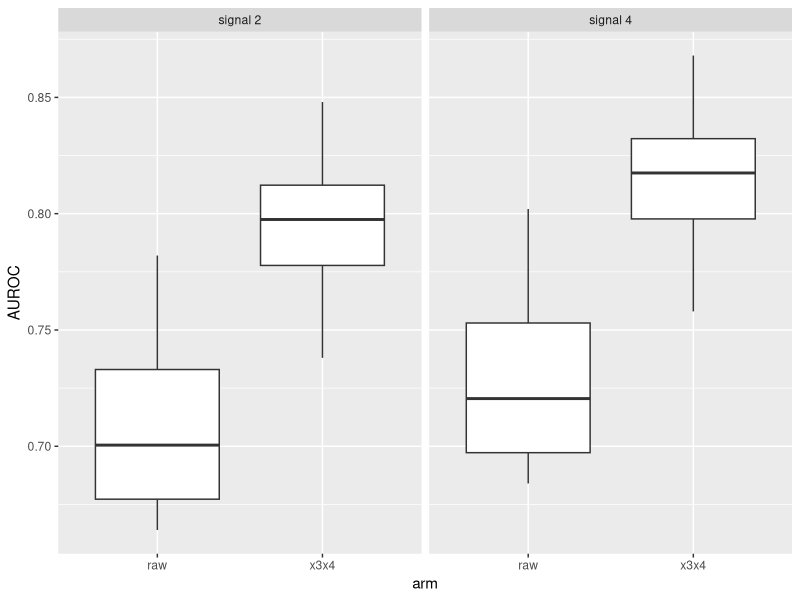
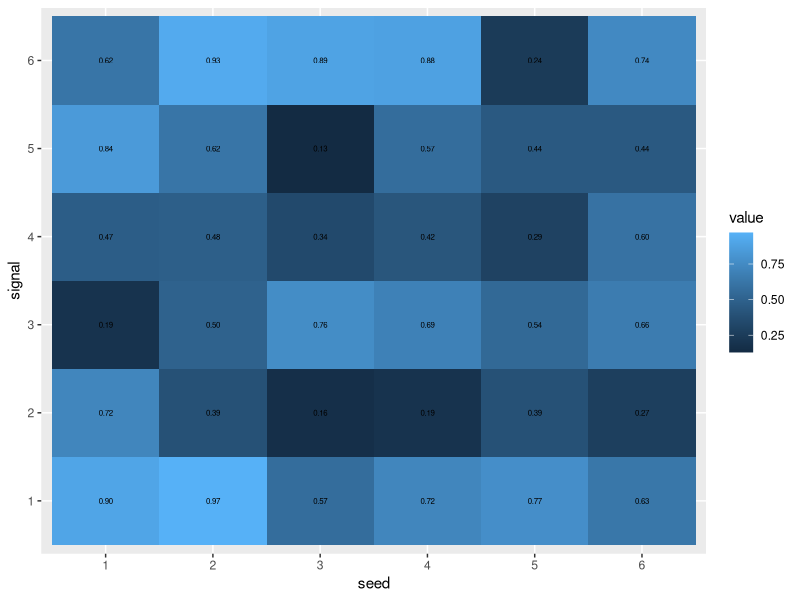
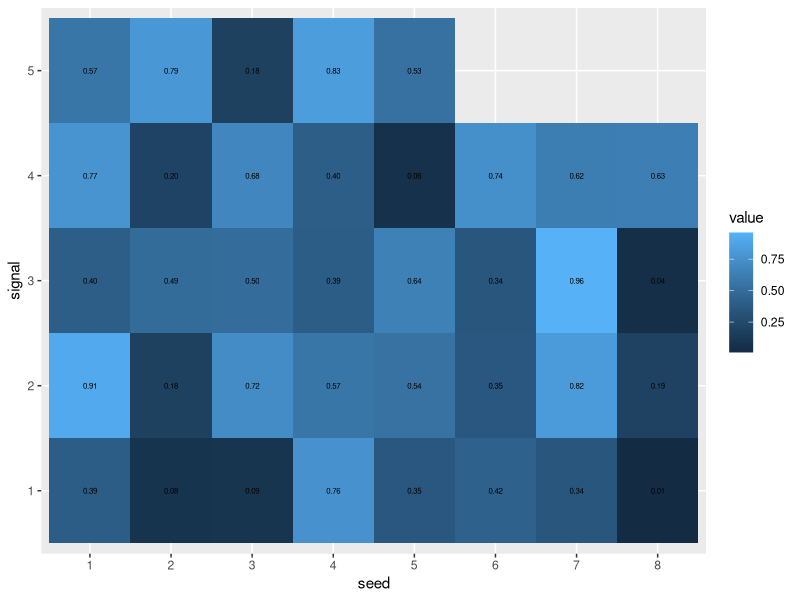
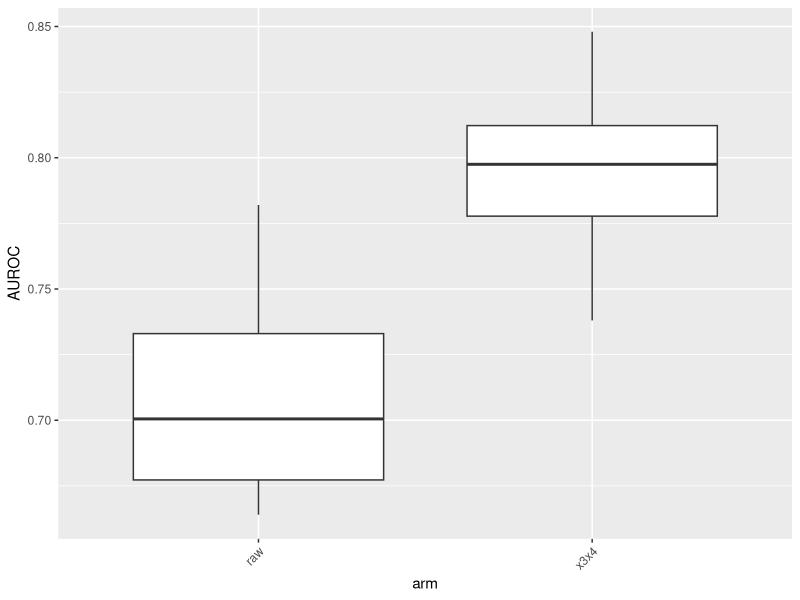
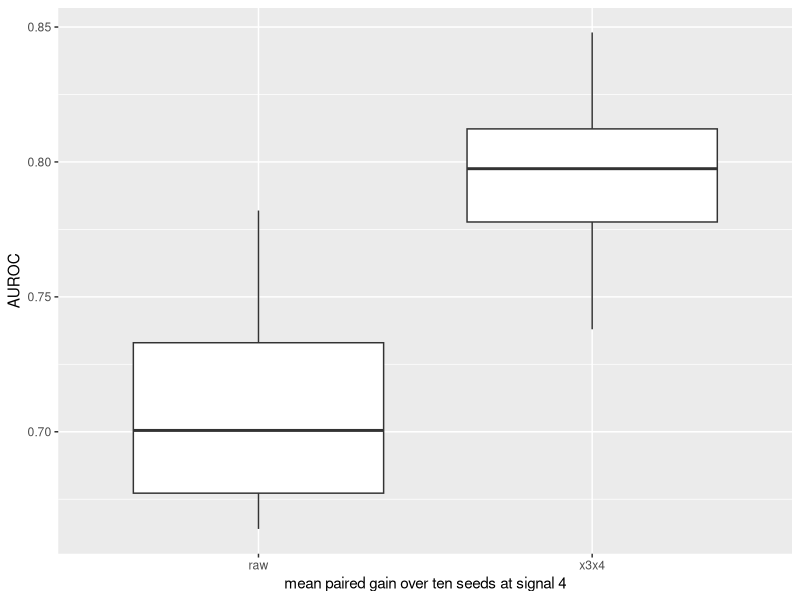
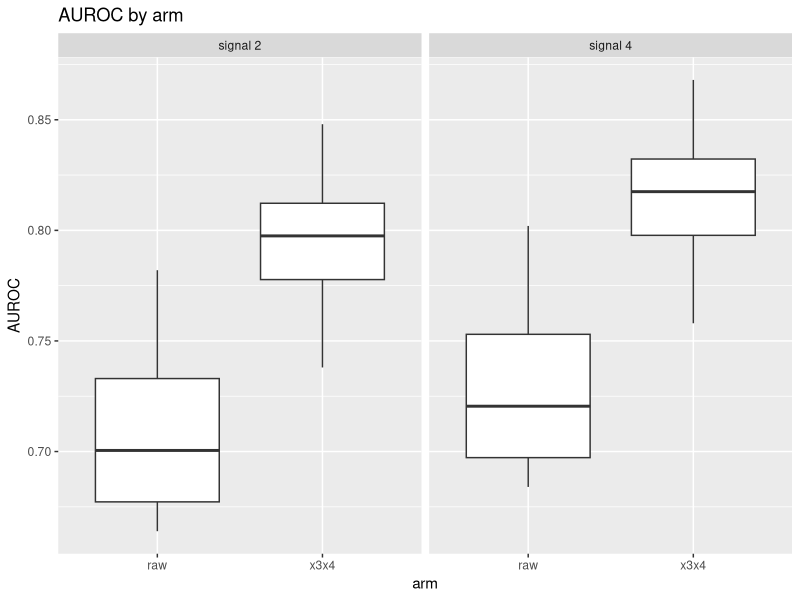
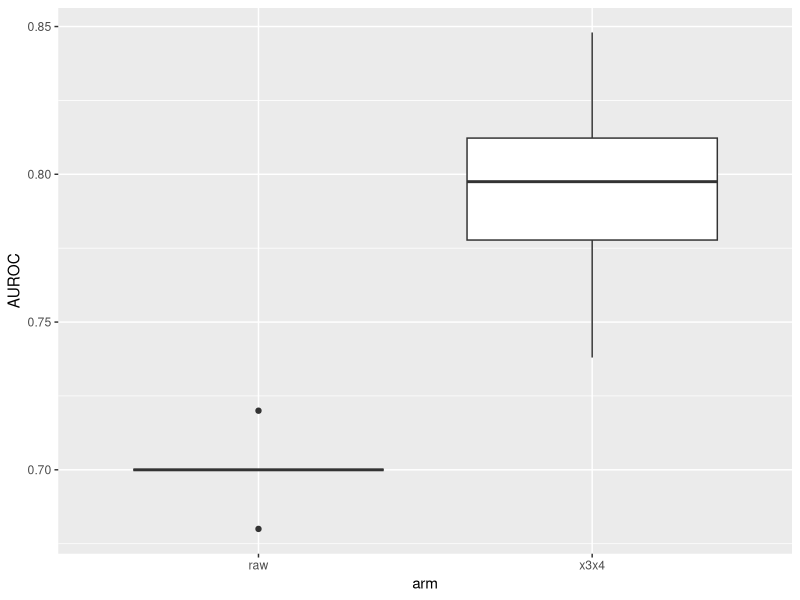
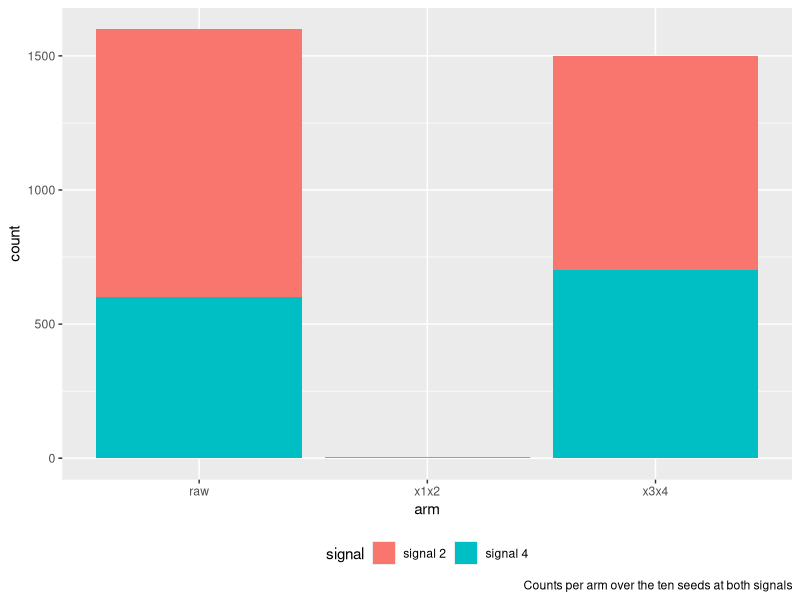

The R script that drew these images, in order:
# Draw the ggplot2 readability-check samples (ticket 77): Rscript fixtures/plots/make_ggplot2.R fixtures/plots/samples
# Needs ggplot2 and svglite (ggsave writes .svg through svglite); the last sample uses R's own cairo svg() device.
suppressPackageStartupMessages({library(ggplot2); library(svglite)})
args <- commandArgs(trailingOnly = TRUE)
out <- args[1]
dir.create(out, showWarnings = FALSE, recursive = TRUE)
set.seed(7)
LONG <- "mean paired gain over ten seeds at signal 4"
raw <- round(rnorm(12, 0.70, 0.03), 3); x3x4 <- round(rnorm(12, 0.78, 0.03), 3)
long <- rbind(
  data.frame(arm = rep(c("raw", "x3x4"), each = 12), AUROC = c(raw, x3x4), signal = "signal 2"),
  data.frame(arm = rep(c("raw", "x3x4"), each = 12), AUROC = c(raw, x3x4) + 0.02, signal = "signal 4"))
one <- long[long$signal == "signal 2", ]
save <- function(plot, name, width = 4, height = 3) {
  ggsave(file.path(out, paste0(name, ".svg")), plot, width = width, height = height, device = svglite::svglite)
}
box <- function(data) ggplot(data, aes(arm, AUROC)) + geom_boxplot()
heat <- function(rows, cols, missing = 0) {
  cells <- expand.grid(seed = seq_len(cols), signal = seq_len(rows))
  cells$value <- round(runif(nrow(cells)), 2)
  cells <- cells[seq_len(nrow(cells) - missing), ]
  ggplot(cells, aes(factor(seed), factor(signal), fill = value)) + geom_tile() +
    geom_text(aes(label = sprintf("%.2f", value)), size = 2) + labs(x = "seed", y = "signal")
}
save(box(long) + facet_wrap(~signal), "ggplot2-clean", width = 5)
save(heat(6, 6), "ggplot2-heatmap-36")
save(heat(5, 8, missing = 3), "ggplot2-heatmap-37", width = 5)
save(box(one) + theme(axis.text.x = element_text(angle = 45, hjust = 1)), "ggplot2-rotated-ticks")
save(box(one) + labs(x = LONG), "ggplot2-long-label")
save(box(long) + facet_wrap(~signal) + ggtitle("AUROC by arm"), "ggplot2-suptitle", width = 5)
flat <- data.frame(arm = c(rep("raw", 11), rep("x3x4", 12)), AUROC = c(rep(0.7, 9), 0.72, 0.68, x3x4))
save(box(flat), "ggplot2-flat-box")
# Plots the review of ticket 77 found misjudged.
counts <- data.frame(arm = c("raw", "x3x4", "x1x2", "raw", "x3x4", "x1x2"), n = c(1000, 800, 2.5, 600, 700, 0.4),
                     signal = rep(c("signal 2", "signal 4"), each = 3))
save(ggplot(counts, aes(arm, n, fill = signal)) + geom_col() + labs(x = "arm", y = "count",
     caption = "Counts per arm over the ten seeds at both signals") + theme(legend.position = "bottom"),
     "ggplot2-caption-and-bars", width = 5, height = 3.5)
points <- data.frame(x = c(1, 2, 3), y = c(2, 1, 3), label = c("seed 1", "seed 2", "seed 3"))
save(ggplot(points, aes(x, y, label = label)) + geom_point() + geom_text(nudge_y = 0.15) + theme_classic(),
     "ggplot2-points-classic")
tiles <- expand.grid(seed = 1:8, signal = 1:5)
tiles$value <- round(runif(nrow(tiles)), 2)
tiles <- tiles[1:37, ]
save(ggplot(tiles, aes(factor(seed), factor(signal), fill = value)) + geom_tile(width = 0.9, height = 0.9) +
     geom_text(aes(label = sprintf("%.2f", value)), size = 2) + labs(x = "seed", y = "signal"), "ggplot2-tile-gaps-37", width = 5)
# R's own svg() device (cairo) writes every glyph as an outline: the text checks cannot read it.
ggsave(file.path(out, "ggplot2-cairo-outlines.svg"), box(one), width = 4, height = 3, device = grDevices::svg)
